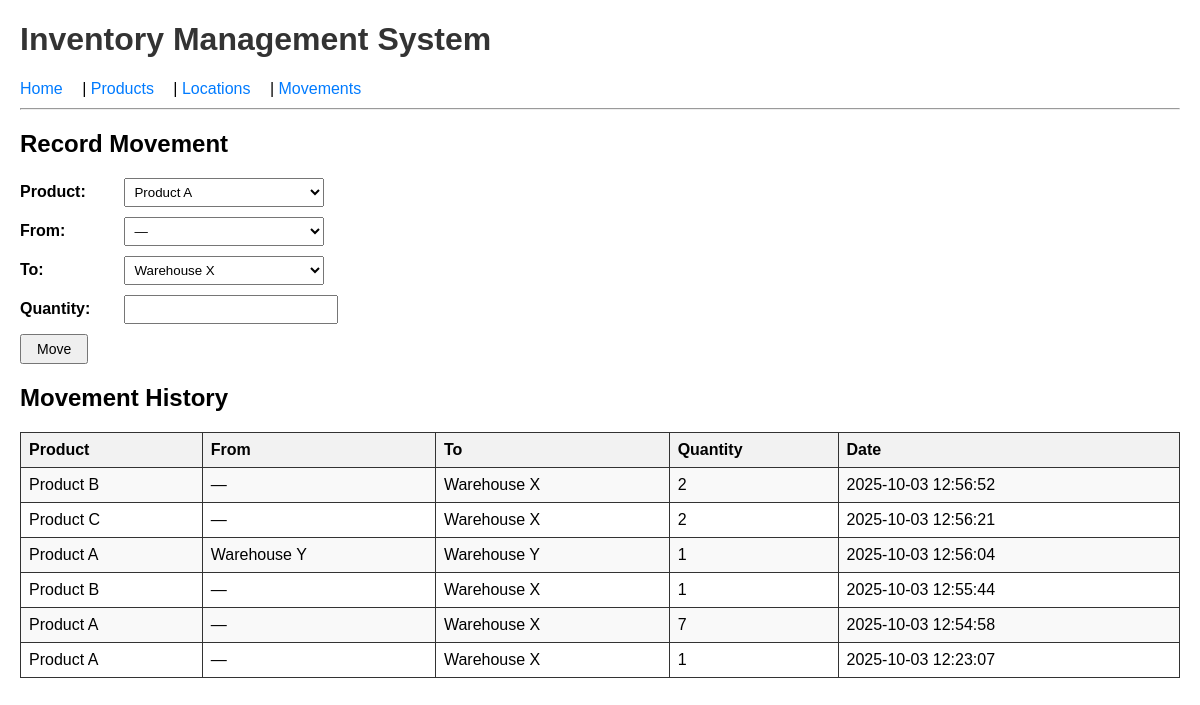
/movements, run on the app's committed database.
### main.py (models this page shows)
class Movement(db.Model):
    id = db.Column(db.Integer, primary_key=True)
    product_id = db.Column(db.Integer, db.ForeignKey('product.id'), nullable=False)
    from_location = db.Column(db.String(100))
    to_location = db.Column(db.String(100), nullable=False)
    quantity = db.Column(db.Integer, nullable=False)
    timestamp = db.Column(db.DateTime, default=datetime.utcnow)
    product = db.relationship('Product')

class Product(db.Model):
    id = db.Column(db.Integer, primary_key=True)
    name = db.Column(db.String(100), nullable=False)

### main.py (the view, shortened to what this page needs)
@app.route('/movements', methods=['GET', 'POST'])
def movements():
    products = Product.query.all()
    locations = Location.query.all()
    movements_history = Movement.query.order_by(Movement.timestamp.desc()).all()
    return render_template('movements.html', products=products, locations=locations, movements=movements_history)

### templates/movements.html (shortened to what this page needs)
<!DOCTYPE html>
<html>
<head>
</head>
<body>
<h1>Inventory Management System</h1>
<nav>
    <a href="/">Home</a> |
    <a href="/products">Products</a> |
    <a href="/locations">Locations</a> |
    <a href="/movements">Movements</a>
</nav>
<hr>
<h2>Record Movement</h2>
<form method="POST">
    <label>Product:</label>
    <select name="product" required>
        {% for p in products %}
            <option value="{{ p.id }}">{{ p.name }}</option>
        {% endfor %}
    </select><br>
    <label>From:</label>
    <select name="from_location">
        <option value="">—</option>
    </select><br>
    <label>To:</label>
    <select name="to_location" required>
        {% for l in locations %}
            <option value="{{ l.name }}">{{ l.name }}</option>
        {% endfor %}
    </select><br>
    <label>Quantity:</label>
    <input type="number" name="quantity" min="1" required><br>
    <button type="submit">Move</button>
</form>
<h2>Movement History</h2>
<table>
    <tr>
        <th>Product</th>
        <th>From</th>
        <th>To</th>
        <th>Quantity</th>
        <th>Date</th>
    </tr>
    {% for m in movements %}
    <tr>
        <td>{{ m.product.name }}</td>
        <td>{{ m.from_location or "—" }}</td>
        <td>{{ m.to_location }}</td>
        <td>{{ m.quantity }}</td>
        <td>{{ m.timestamp.strftime("%Y-%m-%d %H:%M:%S") }}</td>
    </tr>
    {% endfor %}
</table>
</body>
</html>

### templates/movements.html (style rules this page uses)
body { font-family: Arial, sans-serif; margin: 20px; }
h1 { color: #333; }
nav a { margin-right: 15px; text-decoration: none; color: #007BFF; }
hr { margin: 10px 0 20px 0; }
form label { display: inline-block; width: 100px; font-weight: bold; }
form input, form select { width: 200px; margin-bottom: 10px; padding: 5px; }
button { padding: 5px 15px; font-size: 14px; cursor: pointer; }
table { border-collapse: collapse; width: 100%; margin-top: 20px; }
table, th, td { border: 1px solid #333; }
th, td { padding: 8px; text-align: left; }
th { background-color: #f2f2f2; }
tr:nth-child(even) { background-color: #f9f9f9; }

### data on the page
Movement: product.name "Product B", from_location "—", to_location "Warehouse X", quantity "2", timestamp "2025-10-03 12:56:52"
Movement: product.name "Product C", from_location "—", to_location "Warehouse X", quantity "2", timestamp "2025-10-03 12:56:21"
Movement: product.name "Product A", from_location "Warehouse Y", to_location "Warehouse Y", quantity "1", timestamp "2025-10-03 12:56:04"
Movement: product.name "Product B", from_location "—", to_location "Warehouse X", quantity "1", timestamp "2025-10-03 12:55:44"
Movement: product.name "Product A", from_location "—", to_location "Warehouse X", quantity "7", timestamp "2025-10-03 12:54:58"
Movement: product.name "Product A", from_location "—", to_location "Warehouse X", quantity "1", timestamp "2025-10-03 12:23:07"

### other printed values
form field product "Product A"
form field to_location "Warehouse X"
